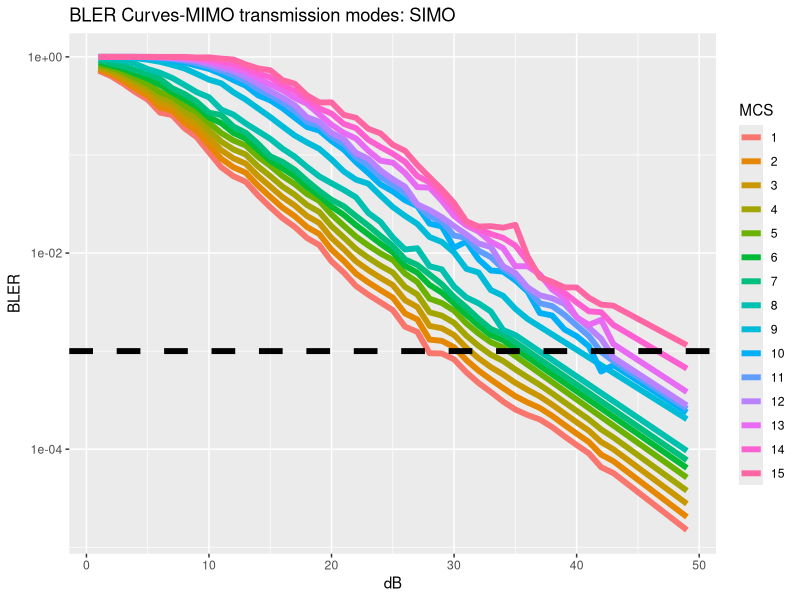
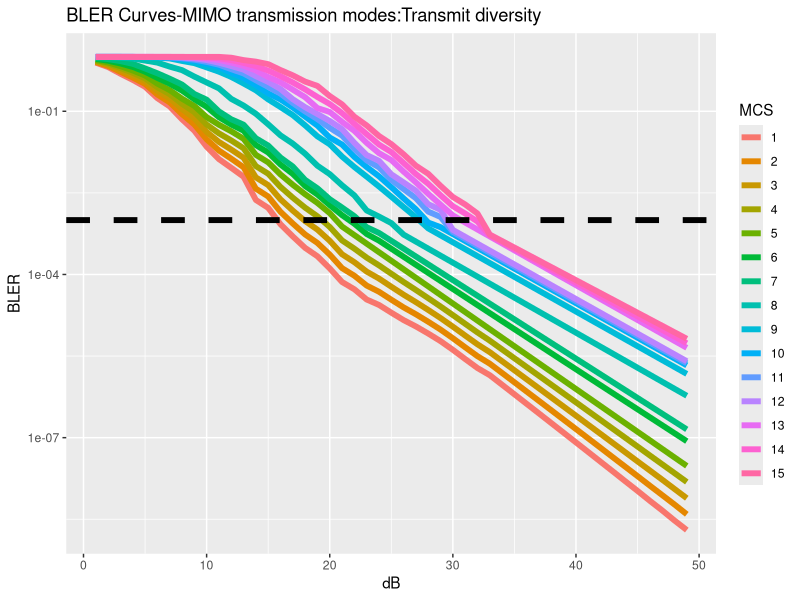
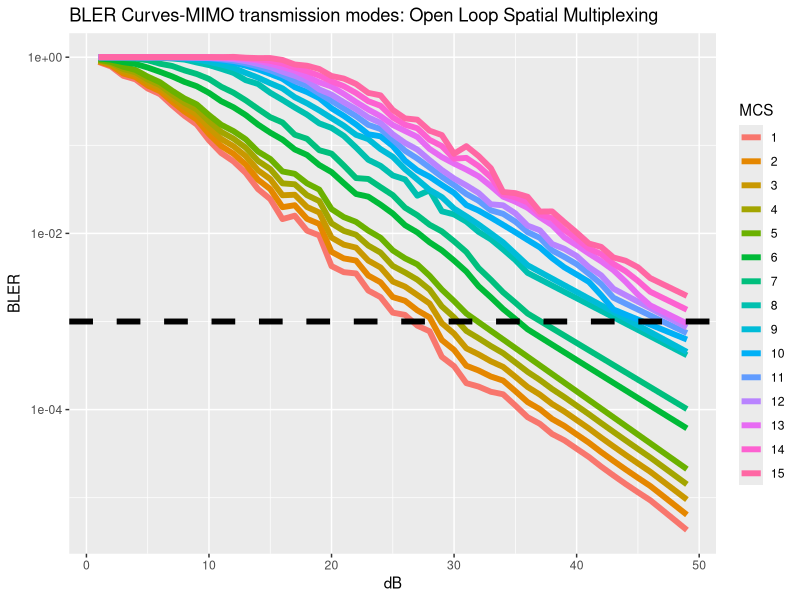

Write R code to recreate these figures, in order.
if(!require("ggplot2"))
  install.packages("ggplot2")
library("ggplot2")

if(!require("RColorBrewer"))
  install.packages("RColorBrewer")
library(RColorBrewer)
install.packages("dplyr")
library("dplyr")


blerCurvesNewPhy1= c(
    c(0.7208885924, 0.6364279834, 0.5332800360, 0.4360423440, 0.3666968777, 0.2702148823, 0.2545646762, 0.1872308878, 0.1517548369, 0.1063099811, 0.0748798778, 0.0606737487, 0.0532828620, 0.0387772788, 0.0293569902, 0.0226701188, 0.0184603938, 0.0142304934, 0.0120606390, 0.0082131224, 0.0063205729, 0.0046069027, 0.0037611803, 0.0031393568, 0.0026150711, 0.0017728079, 0.0015719911, 0.0009521393, 0.0009466133, 0.0008233501, 0.0006088240, 0.0004728737, 0.0003828146, 0.0003060003, 0.0002537224, 0.0002230114, 0.0002008010, 0.0001679888, 0.0001355403, 0.0001104041, 0.0000908001, 0.0000655503, 0.0000570788, 0.0000456929, 0.0000365713, 0.0000292649, 0.0000234136, 0.0000187286, 0.0000149782),
    
    c(0.7476587706, 0.6692252815, 0.5717544456, 0.4741597197, 0.4022072005, 0.3046829357, 0.2837217177, 0.2137152938, 0.1758896348, 0.1265393423, 0.0915636477, 0.0748368666, 0.0659347397, 0.0486347295, 0.0374157833, 0.0290314352, 0.0237388747, 0.0184236497, 0.0156244875, 0.0108175483, 0.0083216608, 0.0061567063, 0.0050199212, 0.0041836868, 0.0035103437, 0.0024211054, 0.0021053698, 0.0013113427, 0.0012724442, 0.0010961540, 0.0008110710, 0.0006322508, 0.0005126229, 0.0004205043, 0.0003472382, 0.0002995594, 0.0002631426, 0.0002187541, 0.0001769810, 0.0001442093, 0.0001183582, 0.0000880935, 0.0000754654, 0.0000606957, 0.0000488096, 0.0000392455, 0.0000315508, 0.0000253611, 0.0000203827),
    
    c(0.7754230586, 0.7037127359, 0.6130046580, 0.5156091901, 0.4411562845, 0.3435476630, 0.3162183155, 0.2439460035, 0.2038627845, 0.1506180793, 0.1119646803, 0.0923060915, 0.0815907729, 0.0609980119, 0.0476867972, 0.0371777596, 0.0305266603, 0.0238523610, 0.0202414324, 0.0142478519, 0.0109562914, 0.0082278779, 0.0066999205, 0.0055754206, 0.0047121141, 0.0033064785, 0.0028197248, 0.0018060588, 0.0017104284, 0.0014593471, 0.0010805031, 0.0008453442, 0.0006864476, 0.0005778552, 0.0004752215, 0.0004023821, 0.0003448391, 0.0002848604, 0.0002310919, 0.0001883655, 0.0001542803, 0.0001183895, 0.0000997749, 0.0000806245, 0.0000651435, 0.0000526299, 0.0000425160, 0.0000343423, 0.0000277373),
    
    c(0.8042183727, 0.7399774460, 0.6572309383, 0.5606820357, 0.4838771339, 0.3873698947, 0.3524369720, 0.2784529434, 0.2362847303, 0.1792786763, 0.1369112081, 0.1138531705, 0.1009642906, 0.0765041256, 0.0607773091, 0.0476099718, 0.0392553144, 0.0308806961, 0.0262226576, 0.0187659234, 0.0144250437, 0.0109958102, 0.0089421592, 0.0074301249, 0.0063253119, 0.0045156234, 0.0037764614, 0.0024874112, 0.0022991697, 0.0019428784, 0.0014394386, 0.0011302584, 0.0009192145, 0.0007940862, 0.0006503762, 0.0005404983, 0.0004518994, 0.0003709437, 0.0003017468, 0.0002460422, 0.0002011048, 0.0001591045, 0.0001319152, 0.0001070967, 0.0000869434, 0.0000705791, 0.0000572920, 0.0000465041, 0.0000377457),
    
    c(0.8340830000, 0.7781110000, 0.7046480000, 0.6096950000, 0.5307350000, 0.4367820000, 0.3928040000, 0.3178410000, 0.2738630000, 0.2133930000, 0.1674160000, 0.1404300000, 0.1249380000, 0.0959520000, 0.0774613000, 0.0609695000, 0.0504798000, 0.0399800000, 0.0339713000, 0.0247167000, 0.0189920000, 0.0146949000, 0.0119348000, 0.0099018100, 0.0084907900, 0.0061669400, 0.0050578200, 0.0034258100, 0.0030905600, 0.0025866200, 0.0019176100, 0.0015112000, 0.0012309100, 0.0010912300, 0.0008900885, 0.0007260225, 0.0005921981, 0.0004830409, 0.0003940041, 0.0003213791, 0.0002621408, 0.0002138216, 0.0001744088, 0.0001422608, 0.0001160385, 0.0000946497, 0.0000772033, 0.0000629728, 0.0000513653),
    
    c(0.8813095000, 0.8178410000, 0.7556225000, 0.6709145000, 0.6007000000, 0.5174915000, 0.4357825000, 0.3683160000, 0.3115940000, 0.2416290000, 0.2111445000, 0.1674165000, 0.1466770000, 0.1131935000, 0.0872064000, 0.0729635000, 0.0604723000, 0.0472264000, 0.0384749000, 0.0297859500, 0.0244875500, 0.0192442500, 0.0154772000, 0.0124230050, 0.0101748950, 0.0073945300, 0.0063104800, 0.0047299500, 0.0039477700, 0.0030726150, 0.0023518110, 0.0018216600, 0.0014548650, 0.0012927950, 0.0010582957, 0.0008663402, 0.0007092086, 0.0005805821, 0.0004752885, 0.0003890944, 0.0003185347, 0.0002607730, 0.0002134875, 0.0001747779, 0.0001430884, 0.0001171457, 0.0000959075, 0.0000785204, 0.0000642860),
    
    c(0.9285360000, 0.8575710000, 0.8065970000, 0.7321340000, 0.6706650000, 0.5982010000, 0.4787610000, 0.4187910000, 0.3493250000, 0.2698650000, 0.2548730000, 0.1944030000, 0.1684160000, 0.1304350000, 0.0969515000, 0.0849575000, 0.0704648000, 0.0544728000, 0.0429785000, 0.0348552000, 0.0299831000, 0.0237936000, 0.0190196000, 0.0149442000, 0.0118590000, 0.0086221200, 0.0075631400, 0.0060340900, 0.0048049800, 0.0035586100, 0.0027860120, 0.0021321200, 0.0016788200, 0.0014943600, 0.0012265029, 0.0010066580, 0.0008262192, 0.0006781232, 0.0005565728, 0.0004568097, 0.0003749287, 0.0003077245, 0.0002525663, 0.0002072950, 0.0001701383, 0.0001396418, 0.0001146117, 0.0000940680, 0.0000772068),
    
    c(0.9640179910, 0.9375312344, 0.9080459770, 0.8495752124, 0.7511244378, 0.6886556722, 0.6096951524, 0.5177411294, 0.4367816092, 0.3873063468, 0.2903548226, 0.2573713143, 0.2093953023, 0.1749125437, 0.1459270365, 0.1159420290, 0.0959520240, 0.0754622689, 0.0604697651, 0.0514742629, 0.0439780110, 0.0369815092, 0.0256410256, 0.0207359813, 0.0144338280, 0.0108762255, 0.0111793418, 0.0073385013, 0.0068105516, 0.0045571245, 0.0035277750, 0.0030704030, 0.0025348090, 0.0016420361, 0.0014582948, 0.0012009721, 0.0009890552, 0.0008145320, 0.0006708041, 0.0005524377, 0.0004549576, 0.0003746783, 0.0003085646, 0.0002541170, 0.0002092769, 0.0001723491, 0.0001419373, 0.0001168918, 0.0000962657),
    
    c(0.9980010000, 0.9945030000, 0.9815090000, 0.9695150000, 0.9355320000, 0.8905550000, 0.8280860000, 0.7616190000, 0.6701650000, 0.5857070000, 0.5377310000, 0.4352820000, 0.3663170000, 0.2983510000, 0.2433780000, 0.1954020000, 0.1579210000, 0.1339330000, 0.1154420000, 0.0899550000, 0.0679660000, 0.0559735000, 0.0509745000, 0.0384823000, 0.0294449000, 0.0239270000, 0.0198168000, 0.0145598000, 0.0129657000, 0.0101342000, 0.0069021600, 0.0063336700, 0.0041917200, 0.0036633800, 0.0026964400, 0.0021258800, 0.0017740846, 0.0014805050, 0.0012355077, 0.0010310531, 0.0008604321, 0.0007180458, 0.0005992220, 0.0005000614, 0.0004173101, 0.0003482527, 0.0002906230, 0.0002425301, 0.0002023956),
    
    c(1.0000000000, 0.9985010000, 0.9955020000, 0.9920040000, 0.9865070000, 0.9645180000, 0.9230380000, 0.8760620000, 0.8110940000, 0.7546230000, 0.6701650000, 0.5787110000, 0.5082460000, 0.4057970000, 0.3603200000, 0.2998500000, 0.2398800000, 0.1929040000, 0.1774110000, 0.1389310000, 0.1134430000, 0.0844578000, 0.0654673000, 0.0499750000, 0.0424788000, 0.0344828000, 0.0300975000, 0.0199550000, 0.0186499000, 0.0113292000, 0.0130851000, 0.0086217400, 0.0066398600, 0.0064686600, 0.0052698000, 0.0040571400, 0.0024453200, 0.0023093200, 0.0016669800, 0.0014200300, 0.0011200000, 0.0006200000, 0.0007200000, 0.0005982817, 0.0004971403, 0.0004130971, 0.0003432617, 0.0002852323, 0.0002370128),
    
    c(1.0000000000, 1.0000000000, 1.0000000000, 1.0000000000, 0.9900000000, 0.9765120000, 0.9487755000, 0.9102950000, 0.8600695000, 0.7986010000, 0.7223890000, 0.6469265000, 0.5659670000, 0.4687655000, 0.4040480000, 0.3423290000, 0.2808595000, 0.2176415000, 0.1979010000, 0.1534235000, 0.1294350000, 0.0947029000, 0.0784608000, 0.0597201500, 0.0494753000, 0.0409795500, 0.0307082000, 0.0236999500, 0.0209262500, 0.0150810500, 0.0142885500, 0.0105652700, 0.0090885300, 0.0069104200, 0.0057593500, 0.0042629600, 0.0030770250, 0.0028803900, 0.0023507800, 0.0018247200, 0.0014272500, 0.0009800000, 0.0007900000, 0.0006556048, 0.0005440738, 0.0004515169, 0.0003747062, 0.0003109627, 0.0002580634),
    
    c(1.0000000000, 1.0000000000, 1.0000000000, 1.0000000000, 0.9960020000, 0.9885060000, 0.9745130000, 0.9445280000, 0.9090450000, 0.8425790000, 0.7746130000, 0.7151420000, 0.6236880000, 0.5317340000, 0.4477760000, 0.3848080000, 0.3218390000, 0.2423790000, 0.2183910000, 0.1679160000, 0.1454270000, 0.1049480000, 0.0914543000, 0.0694653000, 0.0564718000, 0.0474763000, 0.0313189000, 0.0274449000, 0.0232026000, 0.0188329000, 0.0154920000, 0.0125088000, 0.0115372000, 0.0073521800, 0.0062489000, 0.0044687800, 0.0037087300, 0.0034514600, 0.0030345800, 0.0022294100, 0.0017345000, 0.0013400000, 0.0008600000, 0.0007129279, 0.0005910073, 0.0004899367, 0.0004061507, 0.0003366932, 0.0002791139),
    
    c(1.0000000000, 1.0000000000, 1.0000000000, 1.0000000000, 1.0000000000, 0.9950020000, 0.9885060000, 0.9710140000, 0.9435280000, 0.8960520000, 0.8330830000, 0.7671160000, 0.7031480000, 0.6036980000, 0.5232380000, 0.4572710000, 0.3818090000, 0.3323340000, 0.2593700000, 0.2033980000, 0.1679160000, 0.1469270000, 0.1104450000, 0.0874563000, 0.0834583000, 0.0654673000, 0.0469765000, 0.0464768000, 0.0341182000, 0.0239218000, 0.0191066000, 0.0165540000, 0.0130299000, 0.0112431000, 0.0073309200, 0.0073362300, 0.0060533700, 0.0042497200, 0.0034644300, 0.0022124600, 0.0018535400, 0.0020812600, 0.0011800000, 0.0009782197, 0.0008109439, 0.0006722723, 0.0005573136, 0.0004620128, 0.0003830085),
    
    c(1.0000000000, 1.0000000000, 1.0000000000, 1.0000000000, 1.0000000000, 0.9985010000, 0.9955020000, 0.9855070000, 0.9645180000, 0.9415290000, 0.8945530000, 0.8490750000, 0.7676160000, 0.6786610000, 0.6181910000, 0.5147430000, 0.4507750000, 0.3668170000, 0.2983510000, 0.2643680000, 0.2073960000, 0.1874060000, 0.1429290000, 0.1204400000, 0.1029490000, 0.0849575000, 0.0609695000, 0.0524738000, 0.0389805000, 0.0278322000, 0.0200735000, 0.0175569000, 0.0156457000, 0.0142800000, 0.0119188000, 0.0082290200, 0.0058513300, 0.0046508600, 0.0039333000, 0.0031392300, 0.0025481800, 0.0024910500, 0.0018512700, 0.0015602030, 0.0013148992, 0.0011081635, 0.0009339318, 0.0007870939, 0.0006633426),
    
    c(1.0000000000, 1.0000000000, 1.0000000000, 1.0000000000, 1.0000000000, 1.0000000000, 1.0000000000, 1.0000000000, 0.9859749497, 0.9893140776, 0.9605586356, 0.9397905344, 0.8379947372, 0.7629323816, 0.7303753024, 0.5794383550, 0.5321982997, 0.4048779586, 0.3431904970, 0.3436141920, 0.2561584412, 0.2390371330, 0.1849671696, 0.1658633352, 0.1269915227, 0.1102501066, 0.0791306277, 0.0592446056, 0.0445357428, 0.0323818173, 0.0210893305, 0.0186205592, 0.0187866314, 0.0181372042, 0.0193778944, 0.0092304590, 0.0056560334, 0.0050898644, 0.0044656261, 0.0044542116, 0.0035031460, 0.0029815257, 0.0029044073, 0.0024884323, 0.0021320340, 0.0018266798, 0.0015650590, 0.0013409081, 0.0011488606)
  )
blerCurvesNewPhy2=  c(
    c(0.7825320525, 0.6497970570, 0.4898571282, 0.3774585608, 0.2820559331, 0.1740004611, 0.1227956815, 0.0712425715, 0.0439727471, 0.0223108936, 0.0131842504, 0.0091251769, 0.0062658486, 0.0023429655, 0.0016755165, 0.0008377759, 0.0005003418, 0.0003080185, 0.0002159449, 0.0001291556, 0.0000726699, 0.0000534175, 0.0000346099, 0.0000275183, 0.0000198516, 0.0000144915, 0.0000110706, 0.0000081976, 0.0000059423, 0.0000041199, 0.0000027866, 0.0000019025, 0.0000014059, 0.0000009385, 0.0000006260, 0.0000004172, 0.0000002779, 0.0000001849, 0.0000001230, 0.0000000817, 0.0000000543, 0.0000000360, 0.0000000239, 0.0000000158, 0.0000000105, 0.0000000069, 0.0000000046, 0.0000000030, 0.0000000020),
    
    c(0.8042444185, 0.6819137635, 0.5306690315, 0.4168998755, 0.3177463923, 0.2029188975, 0.1459232750, 0.0885995493, 0.0571471210, 0.0305040217, 0.0189650884, 0.0134318374, 0.0093603105, 0.0037762127, 0.0027126194, 0.0014183743, 0.0008642090, 0.0005432337, 0.0003795107, 0.0002317987, 0.0001306831, 0.0000947697, 0.0000625188, 0.0000480873, 0.0000343846, 0.0000248060, 0.0000185163, 0.0000135019, 0.0000096895, 0.0000067251, 0.0000045819, 0.0000031437, 0.0000022888, 0.0000015440, 0.0000010411, 0.0000007015, 0.0000004725, 0.0000003180, 0.0000002139, 0.0000001438, 0.0000000966, 0.0000000649, 0.0000000435, 0.0000000292, 0.0000000196, 0.0000000131, 0.0000000088, 0.0000000059, 0.0000000039),
    
    c(0.8265592222, 0.7156178624, 0.5748811333, 0.4604624831, 0.3579530086, 0.2366435049, 0.1734067675, 0.1101852442, 0.0742685791, 0.0417058750, 0.0272806241, 0.0197710420, 0.0139830082, 0.0060862110, 0.0043916631, 0.0024013413, 0.0014926940, 0.0009580684, 0.0006669682, 0.0004160150, 0.0002350088, 0.0001681341, 0.0001129330, 0.0000840309, 0.0000595570, 0.0000424619, 0.0000309695, 0.0000222382, 0.0000157994, 0.0000109777, 0.0000075338, 0.0000051945, 0.0000037262, 0.0000025404, 0.0000017314, 0.0000011795, 0.0000008033, 0.0000005468, 0.0000003721, 0.0000002531, 0.0000001721, 0.0000001170, 0.0000000795, 0.0000000540, 0.0000000366, 0.0000000249, 0.0000000169, 0.0000000114, 0.0000000077),
    
    c(0.8494931790, 0.7509878116, 0.6227767172, 0.5085770248, 0.4032472421, 0.2759730567, 0.2060665580, 0.1370299075, 0.0965196801, 0.0570213340, 0.0392422347, 0.0291020573, 0.0208886786, 0.0098092895, 0.0071099929, 0.0040655275, 0.0025782366, 0.0016896875, 0.0011721580, 0.0007466325, 0.0004226189, 0.0002982921, 0.0002040006, 0.0001468410, 0.0001031576, 0.0000726844, 0.0000517984, 0.0000366274, 0.0000257623, 0.0000179195, 0.0000123875, 0.0000085834, 0.0000060663, 0.0000041798, 0.0000028794, 0.0000019832, 0.0000013657, 0.0000009403, 0.0000006472, 0.0000004454, 0.0000003065, 0.0000002109, 0.0000001450, 0.0000000997, 0.0000000686, 0.0000000471, 0.0000000324, 0.0000000223, 0.0000000153),
    
    c(0.8730634683, 0.7881059470, 0.6746626687, 0.5617191404, 0.4542728636, 0.3218390805, 0.2448775612, 0.1704147926, 0.1254372814, 0.0779610195, 0.0564485981, 0.0428368794, 0.0312047944, 0.0158098628, 0.0115109011, 0.0068830340, 0.0044532264, 0.0029800000, 0.0020600000, 0.0013400000, 0.0007600000, 0.0005292096, 0.0003685036, 0.0002565995, 0.0001786775, 0.0001244182, 0.0000866359, 0.0000603271, 0.0000420074, 0.0000292510, 0.0000203683, 0.0000141830, 0.0000098760, 0.0000068770, 0.0000047886, 0.0000033345, 0.0000023219, 0.0000016168, 0.0000011258, 0.0000007839, 0.0000005459, 0.0000003801, 0.0000002647, 0.0000001843, 0.0000001283, 0.0000000894, 0.0000000622, 0.0000000433, 0.0000000302),
    
    c(0.9165417291, 0.8490754623, 0.7553723138, 0.6534232884, 0.5337331334, 0.4105447276, 0.3210894553, 0.2401299350, 0.1666666667, 0.1206896552, 0.0779494365, 0.0570148565, 0.0439538805, 0.0238668765, 0.0174735942, 0.0104982513, 0.0070505861, 0.0042271932, 0.0029479961, 0.0018800000, 0.0012300000, 0.0008546048, 0.0005542518, 0.0004182998, 0.0002972762, 0.0002113056, 0.0001502240, 0.0001068179, 0.0000759669, 0.0000540355, 0.0000384421, 0.0000273532, 0.0000194662, 0.0000138555, 0.0000098636, 0.0000070229, 0.0000050011, 0.0000035619, 0.0000025372, 0.0000018076, 0.0000012880, 0.0000009179, 0.0000006542, 0.0000004663, 0.0000003325, 0.0000002371, 0.0000001691, 0.0000001206, 0.0000000860),
    
    c(0.9600199900, 0.9100449775, 0.8360819590, 0.7451274363, 0.6131934033, 0.4992503748, 0.3973013493, 0.3098450775, 0.2078960520, 0.1634182909, 0.0994502749, 0.0711928336, 0.0567029666, 0.0319238901, 0.0234362874, 0.0141134685, 0.0096479458, 0.0054743864, 0.0038359923, 0.0024200000, 0.0017000000, 0.0011800000, 0.0007400000, 0.0005800000, 0.0004158749, 0.0002981930, 0.0002138121, 0.0001533088, 0.0001099263, 0.0000788200, 0.0000565160, 0.0000405234, 0.0000290563, 0.0000208341, 0.0000149386, 0.0000107114, 0.0000076803, 0.0000055070, 0.0000039487, 0.0000028313, 0.0000020301, 0.0000014556, 0.0000010437, 0.0000007484, 0.0000005366, 0.0000003848, 0.0000002759, 0.0000001978, 0.0000001418),
    
    c(0.9960019990, 0.9900049975, 0.9625187406, 0.9315342329, 0.8555722139, 0.7846076962, 0.6621689155, 0.5707146427, 0.4347826087, 0.3383308346, 0.2638680660, 0.1689155422, 0.1274362819, 0.0899550225, 0.0575896262, 0.0360726230, 0.0254208754, 0.0166007036, 0.0099828111, 0.0069875058, 0.0043556017, 0.0028400000, 0.0015000000, 0.0011600000, 0.0008800000, 0.0005400000, 0.0004014177, 0.0002984003, 0.0002218207, 0.0001648940, 0.0001225766, 0.0000911193, 0.0000677350, 0.0000503519, 0.0000374299, 0.0000278241, 0.0000206835, 0.0000153754, 0.0000114296, 0.0000084964, 0.0000063159, 0.0000046950, 0.0000034901, 0.0000025944, 0.0000019286, 0.0000014337, 0.0000010657, 0.0000007922, 0.0000005889),
    
    c(1.0000000000, 1.0000000000, 0.9980012000, 0.9955023000, 0.9865074000, 0.9670165000, 0.9360326000, 0.8420797000, 0.7671168000, 0.6411799000, 0.5342331000, 0.4272861100, 0.3243381200, 0.2428791300, 0.1654171400, 0.1194415000, 0.0849575160, 0.0551095170, 0.0345934180, 0.0246934190, 0.0147032000, 0.0094475421, 0.0062830322, 0.0041403923, 0.0026886824, 0.0017345250, 0.0011232326, 0.0007023200, 0.0005238028, 0.0003906615, 0.0002913623, 0.0002173032, 0.0001620687, 0.0001208737, 0.0000901498, 0.0000672353, 0.0000501453, 0.0000373993, 0.0000278930, 0.0000208031, 0.0000155153, 0.0000115716, 0.0000086303, 0.0000064366, 0.0000048006, 0.0000035803, 0.0000026703, 0.0000019915, 0.0000014853),
    
    c(1.0000000000, 1.0000000000, 1.0000000000, 0.9980009995, 0.9920039980, 0.9900049975, 0.9595202399, 0.9100449775, 0.8385807096, 0.7436281859, 0.6551724138, 0.5082458771, 0.4092953523, 0.3008495752, 0.2133933033, 0.1649175412, 0.1174412794, 0.0799600200, 0.0545914678, 0.0329119442, 0.0244732577, 0.0144705319, 0.0094416307, 0.0063777665, 0.0040175602, 0.0025000000, 0.0015800000, 0.0009000000, 0.0007400000, 0.0005523457, 0.0004122780, 0.0003077297, 0.0002296934, 0.0001714462, 0.0001279697, 0.0000955182, 0.0000712961, 0.0000532163, 0.0000397213, 0.0000296485, 0.0000221300, 0.0000165182, 0.0000123294, 0.0000092028, 0.0000068691, 0.0000051272, 0.0000038270, 0.0000028565, 0.0000021321),
    
    c(1.0000000000, 1.0000000000, 1.0000000000, 1.0000000000, 0.9900000000, 0.9935032484, 0.9770114943, 0.9430284858, 0.8883058471, 0.8093453273, 0.7183908046, 0.5934532734, 0.4962518741, 0.3715642179, 0.2801099450, 0.2108945527, 0.1419290355, 0.0994502749, 0.0717734950, 0.0495990801, 0.0357422328, 0.0204000436, 0.0125422180, 0.0093305899, 0.0054805233, 0.0037057637, 0.0025182029, 0.0014300000, 0.0011400000, 0.0006061728, 0.0004524077, 0.0003376474, 0.0002519979, 0.0001880747, 0.0001403666, 0.0001047605, 0.0000781863, 0.0000583532, 0.0000435510, 0.0000325036, 0.0000242586, 0.0000181050, 0.0000135124, 0.0000100848, 0.0000075266, 0.0000056174, 0.0000041924, 0.0000031290, 0.0000023352),
    
    c(1.0000000000, 1.0000000000, 1.0000000000, 1.0000000000, 1.0000000000, 0.9970014993, 0.9945027486, 0.9760119940, 0.9380309845, 0.8750624688, 0.7816091954, 0.6786606697, 0.5832083958, 0.4422788606, 0.3468265867, 0.2568715642, 0.1664167916, 0.1189405297, 0.0889555222, 0.0662862160, 0.0470112080, 0.0263295554, 0.0156428053, 0.0122834133, 0.0069434865, 0.0049115275, 0.0034564058, 0.0019600000, 0.0015400000, 0.0006600000, 0.0004925373, 0.0003675652, 0.0002743024, 0.0002047033, 0.0001527636, 0.0001140027, 0.0000850766, 0.0000634900, 0.0000473806, 0.0000353587, 0.0000263871, 0.0000196918, 0.0000146954, 0.0000109667, 0.0000081841, 0.0000061076, 0.0000045579, 0.0000034014, 0.0000025384),
    
    c(1.0000000000, 1.0000000000, 1.0000000000, 1.0000000000, 1.0000000000, 1.0000000000, 0.9990004998, 0.9895052474, 0.9660169915, 0.9355322339, 0.8760619690, 0.7841079460, 0.6861569215, 0.5617191404, 0.4257871064, 0.3408295852, 0.2493753123, 0.1814092954, 0.1144427786, 0.0969515242, 0.0638207946, 0.0435912240, 0.0262608696, 0.0169796469, 0.0126912086, 0.0077634961, 0.0049155246, 0.0030326766, 0.0019200000, 0.0012200000, 0.0009000000, 0.0006703640, 0.0004993198, 0.0003719178, 0.0002770225, 0.0002063399, 0.0001536920, 0.0001144773, 0.0000852683, 0.0000635120, 0.0000473068, 0.0000352364, 0.0000262458, 0.0000195492, 0.0000145612, 0.0000108459, 0.0000080785, 0.0000060173, 0.0000044820),
    
    c(1.0000000000, 1.0000000000, 1.0000000000, 1.0000000000, 1.0000000000, 1.0000000000, 0.9995002499, 0.9995002499, 0.9915042479, 0.9720139930, 0.9460269865, 0.8700649675, 0.7736131934, 0.6776611694, 0.5592203898, 0.4417791104, 0.3378310845, 0.2523738131, 0.1829085457, 0.1359320340, 0.0924537731, 0.0588693957, 0.0379587733, 0.0244336570, 0.0177877253, 0.0112076004, 0.0070046853, 0.0046377346, 0.0028600000, 0.0018000000, 0.0013200000, 0.0009400000, 0.0005200000, 0.0003909774, 0.0002939680, 0.0002210286, 0.0001661869, 0.0001249526, 0.0000939493, 0.0000706386, 0.0000531117, 0.0000399336, 0.0000300253, 0.0000225754, 0.0000169740, 0.0000127624, 0.0000095958, 0.0000072149, 0.0000054247),
    
    c(1.0000000000, 1.0000000000, 1.0000000000, 1.0000000000, 1.0000000000, 1.0000000000, 1.0000000000, 1.0000000000, 1.0000000000, 1.0000000000, 1.0000000000, 0.9654449385, 0.8722164773, 0.8175342934, 0.7344690331, 0.5726286417, 0.4576629521, 0.3510985554, 0.2923341823, 0.1905851198, 0.1339328383, 0.0795023730, 0.0548675078, 0.0351599533, 0.0249308936, 0.0161796057, 0.0099817658, 0.0070922769, 0.0042602083, 0.0026557377, 0.0019360000, 0.0013180900, 0.0005415367, 0.0004110139, 0.0003119500, 0.0002367629, 0.0001796976, 0.0001363863, 0.0001035141, 0.0000785648, 0.0000596289, 0.0000452569, 0.0000343490, 0.0000260701, 0.0000197866, 0.0000150176, 0.0000113980, 0.0000086508, 0.0000065658)
  )
blerCurvesNewPhy3=c(  
    c(0.8812029842, 0.7856481093, 0.6151035999, 0.5607006785, 0.4411097117, 0.3808646376, 0.2837487729, 0.2162468999, 0.1721137980, 0.1137747857, 0.0816643668, 0.0656961899, 0.0485265998, 0.0318597424, 0.0244991975, 0.0145465980, 0.0158867394, 0.0107430701, 0.0094938769, 0.0042539892, 0.0036305150, 0.0035122684, 0.0022477649, 0.0018906544, 0.0012603015, 0.0011876215, 0.0008976262, 0.0007752078, 0.0003970316, 0.0003111325, 0.0001997266, 0.0001825160, 0.0001594696, 0.0001492596, 0.0001112891, 0.0000820083, 0.0000690064, 0.0000528467, 0.0000447975, 0.0000359933, 0.0000289949, 0.0000225760, 0.0000179111, 0.0000143054, 0.0000115382, 0.0000093766, 0.0000072393, 0.0000055795, 0.0000042929),
    
    c(0.8951980686, 0.8090583468, 0.6525462741, 0.5962789937, 0.4767106751, 0.4116477798, 0.3121905185, 0.2421198535, 0.1963212668, 0.1342248674, 0.0982244405, 0.0800651095, 0.0604613231, 0.0407129099, 0.0318481592, 0.0198536227, 0.0208879267, 0.0146333072, 0.0128047216, 0.0061738641, 0.0052033182, 0.0049195967, 0.0033244904, 0.0027862381, 0.0018926695, 0.0017190786, 0.0013395947, 0.0011138827, 0.0006162574, 0.0004760003, 0.0003147678, 0.0002780416, 0.0002374724, 0.0002135661, 0.0001619518, 0.0001217335, 0.0001010776, 0.0000782027, 0.0000652934, 0.0000523680, 0.0000420835, 0.0000329668, 0.0000261912, 0.0000209126, 0.0000168212, 0.0000136069, 0.0000105917, 0.0000082341, 0.0000063929),
    
    c(0.9094154200, 0.8331661475, 0.6922681641, 0.6341148709, 0.5151849115, 0.4449189499, 0.3434831413, 0.2710883878, 0.2239334687, 0.1583506830, 0.1181426012, 0.0975767662, 0.0753312946, 0.0520261906, 0.0414015703, 0.0270968053, 0.0274635008, 0.0199322613, 0.0172701728, 0.0089602008, 0.0074574876, 0.0068908263, 0.0049169896, 0.0041060505, 0.0028423341, 0.0024883611, 0.0019991773, 0.0016005189, 0.0009565315, 0.0007282308, 0.0004960718, 0.0004235635, 0.0003536295, 0.0003055781, 0.0002356779, 0.0001807019, 0.0001480540, 0.0001157247, 0.0000951667, 0.0000761922, 0.0000610804, 0.0000481401, 0.0000382989, 0.0000305715, 0.0000245231, 0.0000197457, 0.0000154967, 0.0000121515, 0.0000095202),
    
    c(0.9238585684, 0.8579922969, 0.7344080107, 0.6743515599, 0.5567643161, 0.4808792411, 0.3779124009, 0.3035228748, 0.2554292728, 0.1868129154, 0.1420998089, 0.1189185321, 0.0938584149, 0.0664831995, 0.0538206938, 0.0369825129, 0.0361090829, 0.0271500512, 0.0232928820, 0.0130040437, 0.0106882028, 0.0096519066, 0.0072723285, 0.0060510446, 0.0042685018, 0.0036018953, 0.0029835218, 0.0022997581, 0.0014846920, 0.0011141172, 0.0007818056, 0.0006452489, 0.0005266035, 0.0004372321, 0.0003429666, 0.0002682349, 0.0002168630, 0.0001712497, 0.0001387078, 0.0001108550, 0.0000886528, 0.0000702969, 0.0000560038, 0.0000446914, 0.0000357516, 0.0000286540, 0.0000226730, 0.0000179328, 0.0000141774),
    
    c(0.9385311000, 0.8835582000, 0.7791130000, 0.7171414000, 0.6016995000, 0.5197460000, 0.4157927000, 0.3398380000, 0.2913549000, 0.2203910000, 0.1709151100, 0.1449281200, 0.1169421300, 0.0849575140, 0.0699651500, 0.0504748160, 0.0474763170, 0.0369815180, 0.0314159190, 0.0188729200, 0.0153185210, 0.0135193220, 0.0107559230, 0.0089173624, 0.0064102625, 0.0052137326, 0.0044525327, 0.0033044828, 0.0023044829, 0.0017044830, 0.0012321200, 0.0009829603, 0.0007841858, 0.0006256075, 0.0004990970, 0.0003981694, 0.0003176515, 0.0002534159, 0.0002021701, 0.0001612872, 0.0001286716, 0.0001026516, 0.0000818934, 0.0000653329, 0.0000521212, 0.0000415813, 0.0000331727, 0.0000264645, 0.0000211128),
    
    c(0.9688155500, 0.9377812000, 0.8790630000, 0.8388327000, 0.7628690000, 0.6816623000, 0.6049482000, 0.5242424000, 0.4680169000, 0.3933040500, 0.3163421100, 0.2701151200, 0.2203901300, 0.1719143270, 0.1391806500, 0.1159419880, 0.0897052435, 0.0777113490, 0.0596860545, 0.0496663700, 0.0371445210, 0.0279988220, 0.0261176230, 0.0211998432, 0.0167922438, 0.0123891793, 0.0102667299, 0.0079233814, 0.0064233865, 0.0049178565, 0.0036904255, 0.0025145462, 0.0018819345, 0.0013856707, 0.0010672252, 0.0008153147, 0.0006673278, 0.0005463149, 0.0004473373, 0.0003663648, 0.0003001079, 0.0002458808, 0.0002014900, 0.0001651439, 0.0001353787, 0.0001109980, 0.0000910239, 0.0000746568, 0.0000612429),
    
    c(0.9991000000, 0.9920042000, 0.9790130000, 0.9605240000, 0.9240385000, 0.8435786000, 0.7941037000, 0.7086468000, 0.6446789000, 0.5662171000, 0.4617691100, 0.3953021200, 0.3238381300, 0.2588711400, 0.2083961500, 0.1814091600, 0.1319341700, 0.1184411800, 0.0879561900, 0.0804598200, 0.0589705210, 0.0424783220, 0.0414793230, 0.0334823240, 0.0271742250, 0.0195646260, 0.0160809270, 0.0125422800, 0.0105422900, 0.0081312300, 0.0061487310, 0.0040461320, 0.0029796833, 0.0021457340, 0.0016353535, 0.0012324600, 0.0010170042, 0.0008392139, 0.0006925045, 0.0005714424, 0.0004715442, 0.0003891099, 0.0003210866, 0.0002649550, 0.0002186362, 0.0001804147, 0.0001488750, 0.0001228491, 0.0001013729),
    
    c(1.0000000000, 1.0000000000, 0.9985012000, 0.9975013000, 0.9950024000, 0.9835085000, 0.9665176000, 0.9395370000, 0.8710648000, 0.8130939000, 0.7376311000, 0.6636681100, 0.5482261200, 0.4967521300, 0.3948031400, 0.3273361500, 0.2683661600, 0.2228891700, 0.1774111800, 0.1574211900, 0.1279362000, 0.0944528210, 0.0684658220, 0.0584708230, 0.0454773240, 0.0409795250, 0.0268026260, 0.0308832700, 0.0178258280, 0.0164012900, 0.0136172300, 0.0104029310, 0.0085665320, 0.0065748533, 0.0049784534, 0.0035641535, 0.0030203476, 0.0025595136, 0.0021689921, 0.0018380550, 0.0015576111, 0.0013199563, 0.0011185620, 0.0009478958, 0.0008032692, 0.0006807092, 0.0005768490, 0.0004888355, 0.0004142507),
    
    c(1.0000000000, 1.0000000000, 1.0000000000, 1.0000000000, 0.9995500000, 0.9950026000, 0.9835087000, 0.9630188000, 0.9380319000, 0.8860571000, 0.8250871100, 0.7561221200, 0.6631681300, 0.5857071400, 0.5062471500, 0.4422791600, 0.3518241700, 0.2993518000, 0.2488761900, 0.2033982000, 0.1669172100, 0.1314342200, 0.1174412300, 0.0904548240, 0.0739632500, 0.0534733260, 0.0409742700, 0.0311951280, 0.0258495290, 0.0191252300, 0.0156156310, 0.0126156320, 0.0100062330, 0.0079126234, 0.0058615635, 0.0043515500, 0.0036553139, 0.0030704737, 0.0025792064, 0.0021665404, 0.0018198999, 0.0015287209, 0.0012841298, 0.0010786725, 0.0009060879, 0.0007611163, 0.0006393398, 0.0005370472, 0.0004511211),
    
    c(1.0000000000, 1.0000000000, 1.0000000000, 1.0000000000, 1.0000000000, 1.0000000000, 0.9945037000, 0.9945038000, 0.9770119000, 0.9590210000, 0.9175411100, 0.8650671200, 0.8001130000, 0.7281361400, 0.6456771500, 0.5687161600, 0.4572711700, 0.4022991800, 0.3428291900, 0.2628692000, 0.2158922100, 0.1724142200, 0.1334332300, 0.1264372400, 0.0979512500, 0.0669665260, 0.0519742700, 0.0439782800, 0.0354823290, 0.0288266300, 0.0209873310, 0.0181667320, 0.0151330000, 0.0125122340, 0.0103003350, 0.0084289536, 0.0069365837, 0.0052390838, 0.0041172939, 0.0034169400, 0.0028169410, 0.0019909420, 0.0013690100, 0.0012008860, 0.0010534087, 0.0009240428, 0.0008105638, 0.0007110209, 0.0006237025),
    
    c(1.0000000000, 1.0000000000, 1.0000000000, 1.0000000000, 0.9900000000, 1.0000000000, 0.9971018500, 0.9970419000, 0.9857579000, 0.9747630500, 0.9447776100, 0.9070461200, 0.8508310650, 0.7833586400, 0.7091456500, 0.6264371600, 0.5357321700, 0.4717641800, 0.3865571900, 0.3193407000, 0.2621192100, 0.2146432200, 0.1704147300, 0.1529248200, 0.1156922500, 0.0867068930, 0.0707147985, 0.0559722800, 0.0439780790, 0.0354029650, 0.0280158810, 0.0234674820, 0.0182754165, 0.0166789340, 0.0135965350, 0.0103363948, 0.0088914604, 0.0064098488, 0.0054010839, 0.0044812620, 0.0034812626, 0.0026682631, 0.0018624050, 0.0015953282, 0.0013670105, 0.0011717659, 0.0010047507, 0.0008618375, 0.0007395084),
    
    c(1.0000000000, 1.0000000000, 1.0000000000, 1.0000000000, 1.0000000000, 1.0000000000, 0.9997000000, 0.9995800000, 0.9945039000, 0.9905051000, 0.9720141100, 0.9490251200, 0.9015491300, 0.8385811400, 0.7726141500, 0.6841581600, 0.6141931700, 0.5412291800, 0.4302851900, 0.3758122000, 0.3083462100, 0.2568722200, 0.2073962300, 0.1794124000, 0.1334332500, 0.1064472600, 0.0894553270, 0.0679662800, 0.0524738290, 0.0419793000, 0.0350444310, 0.0287682320, 0.0214178330, 0.0208456340, 0.0168927350, 0.0122438360, 0.0108463370, 0.0075806138, 0.0066848739, 0.0055455840, 0.0041455841, 0.0033455842, 0.0023558000, 0.0019897704, 0.0016806122, 0.0014194891, 0.0011989377, 0.0010126542, 0.0008553142),
    
    c(1.0000000000, 1.0000000000, 1.0000000000, 1.0000000000, 1.0000000000, 1.0000000000, 1.0000000000, 1.0000000000, 0.9985019000, 0.9960021000, 0.9895051100, 0.9750121200, 0.9525241300, 0.9160421400, 0.8420791500, 0.7721141600, 0.7036481700, 0.6011991800, 0.5187411900, 0.4637682000, 0.3833082100, 0.3098452200, 0.2543732300, 0.2138932400, 0.1699152500, 0.1454272600, 0.1244382700, 0.0909545280, 0.0734633290, 0.0619693000, 0.0529735310, 0.0444778320, 0.0343882330, 0.0261195340, 0.0229031350, 0.0194734360, 0.0152583370, 0.0124234380, 0.0089725839, 0.0073345840, 0.0059079141, 0.0048261542, 0.0038256143, 0.0028256144, 0.0020256145, 0.0015256100, 0.0013020441, 0.0011112400, 0.0009483967),
    
    c(1.0000000000, 1.0000000000, 1.0000000000, 1.0000000000, 1.0000000000, 1.0000000000, 1.0000000000, 0.9995800000, 0.9995900000, 0.9995100000, 0.9940031100, 0.9915041200, 0.9695151300, 0.9460271400, 0.9075461500, 0.8475761600, 0.7626191700, 0.6936531800, 0.6171911900, 0.5327342000, 0.4682662100, 0.3923042200, 0.3163422300, 0.2808624000, 0.2068972500, 0.1714142600, 0.1559222700, 0.1154422800, 0.0979512900, 0.0704648300, 0.0719643100, 0.0579713200, 0.0434783330, 0.0277561340, 0.0256133350, 0.0225254360, 0.0164314370, 0.0148536380, 0.0109669390, 0.0086606540, 0.0067330541, 0.0058258842, 0.0045178543, 0.0037178544, 0.0028917945, 0.0021785000, 0.0018622421, 0.0015918961, 0.0013607968),
    
    c(1.0000000000, 1.0000000000, 1.0000000000, 1.0000000000, 1.0000000000, 1.0000000000, 1.0000000000, 1.0000000000, 1.0000000000, 1.0000000000, 1.0000000000, 1.0082750766, 0.9868092132, 0.9769936453, 0.9781028474, 0.9304133821, 0.8265323826, 0.8003250006, 0.7343256567, 0.6119559898, 0.5720546487, 0.4967080048, 0.3934077752, 0.3687993493, 0.2519283705, 0.2020449848, 0.1953720048, 0.1465228868, 0.1306019662, 0.0801250340, 0.0977632001, 0.0755584027, 0.0549712874, 0.0294952802, 0.0286442415, 0.0260557647, 0.0176947279, 0.0177592195, 0.0134045836, 0.0102264733, 0.0076734388, 0.0070327066, 0.0053353542, 0.0048918357, 0.0041283647, 0.0031107965, 0.0026634624, 0.0022804552, 0.0019525246)
  )


nb.cols <- 18
mycolors <- colorRampPalette(brewer.pal(8, "Set2"))(nb.cols)

bler_curves_1 <- data.frame(
  "dB" = as.numeric(rep(c(1:49), times = 15)), 
  "MCS" = as.factor(rep(c(1:15), each = 49)), 
  "BLER" = blerCurvesNewPhy1
)

p1<-ggplot(data=bler_curves_1, aes(x=dB, y=BLER, col=MCS))+
  geom_line(size=2)+
  scale_fill_manual(values = mycolors)+
  labs(x = "dB",y = "BLER")+
  geom_hline(yintercept=0.001, size=2,linetype="dashed")+
  ggtitle ("BLER Curves-MIMO transmission modes: SIMO")+
  scale_y_log10()

bler_curves_2 <- data.frame(
  "dB" = as.numeric(rep(c(1:49), times = 15)), 
  "MCS" = as.factor(rep(c(1:15), each = 49)), 
  "BLER" = blerCurvesNewPhy2
)

p2<-ggplot(data=bler_curves_2, aes(x=dB, y=BLER, color=MCS))+
  geom_line(size=2)+
  scale_fill_manual(values = mycolors)+
  labs(x = "dB",y = "BLER" )+
  geom_hline(yintercept=0.001, size=2,linetype="dashed")+
  ggtitle ("BLER Curves-MIMO transmission modes:Transmit diversity")+
  scale_y_log10()

bler_curves_3 <- data.frame(
  "dB" = as.numeric(rep(c(1:49), times = 15)), 
  "MCS" = as.factor(rep(c(1:15), each = 49)), 
  "BLER" = blerCurvesNewPhy3
)

p3<-ggplot(data=bler_curves_3, aes(x=dB, y=BLER, color=MCS))+
  geom_line(size=2)+
  scale_fill_manual(values = mycolors)+
  labs(x = "dB",y = "BLER")+
  geom_hline(yintercept=0.001, size=2,linetype="dashed")+
  ggtitle ("BLER Curves-MIMO transmission modes: Open Loop Spatial Multiplexing")+
  scale_y_log10()



